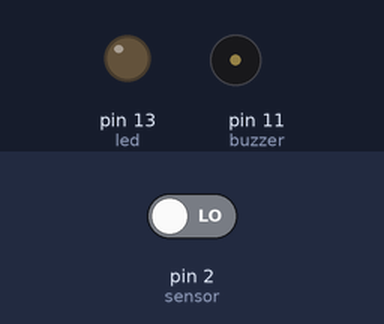
Bench run of a sketch on a simulated Arduino Uno, built with avr-gcc and run on an emulated ATmega328P. Parts: output pins drawn as LEDs (lit = HIGH), buzzer (waves = sounding, pin HIGH). The inputs (shaded band) are chosen by the test bench; at power-on: pin 2 (sensor) LOW.

Above: at 0.06 s.
At 14.2 s:
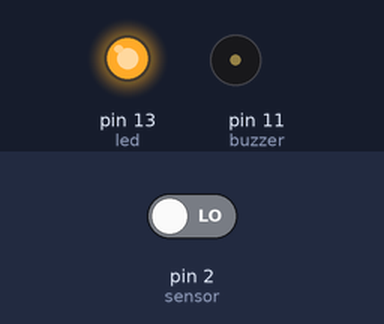
14.3 s: pin 2 (sensor) driven HIGH
At 15.3 s:
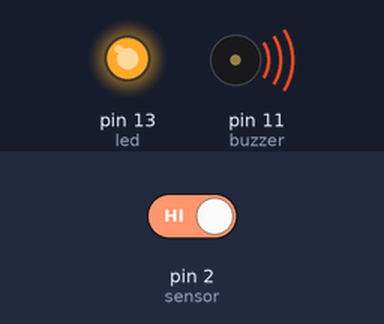
Timing chart, 0 to 18.8 s (numbered marks = the images above; inputs shaded):
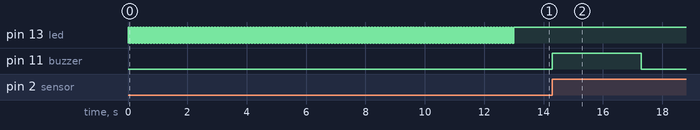

The sketch:

PIR.ino
```cpp
int buzzer = 11;
int sensor = 2;
int led = 13;
void setup()
{
  pinMode(buzzer, OUTPUT);
  pinMode(sensor, INPUT);
  pinMode(led, OUTPUT);

  digitalWrite(buzzer,LOW);
  digitalWrite(sensor,LOW);

  digitalWrite(led,LOW);

  while(millis()<13000)
  {
    digitalWrite(led,HIGH);
    delay(50);
    digitalWrite(led,LOW);
    delay(50);
  }
  digitalWrite(led,HIGH);

}

void loop()
{
  if(digitalRead(sensor)==HIGH)
  {
   digitalWrite(buzzer,HIGH);
   delay(3000);
   digitalWrite(buzzer,LOW);
   while(digitalRead(sensor)==HIGH);
  }

}
```

Measured:
- after the input at 14.3 s, pin 11 (buzzer): LOW → HIGH at once, → LOW 3.0 s later
